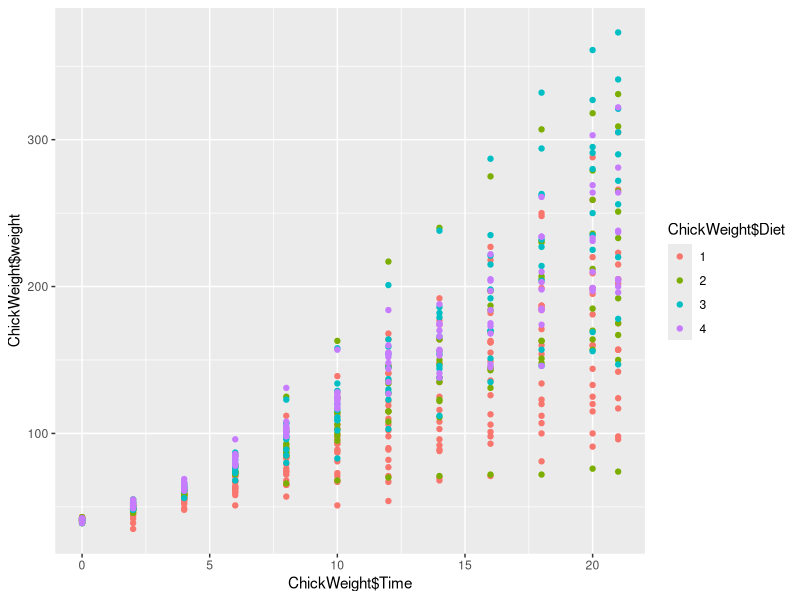

Write the R code that produced this figure.
# wilcoxon_ex.R

# setup ----------

require(dplyr)
require(ggplot2)

data(ChickWeight)
head(ChickWeight)
qplot(x=ChickWeight$Time, y=ChickWeight$weight, colour=ChickWeight$Diet)

# get one animal per row

chick <- reshape(ChickWeight, idvar=c("Chick","Diet"), timevar="Time",
                   direction="wide")

# get rid of rows with any missing data

chick = na.omit(chick)

head(chick)

# ex 1 --------

# Save the weights of the chicks on day 4 from diet 1 as a vector x. 
# Save the weights of the chicks on day 4 from diet 4 as a vector y. 
# Perform a t-test comparing x and y (t.test(x,y))
# Then perform a Wilcoxon test of x and y (wilcox.test(x,y)). 
# A warning will appear that an exact p-value cannot be calculated with ties, so an approximation is used, which is fine for our purposes.

# Perform a t-test of x and y, after adding a single chick of weight 
# 200 grams to x (the diet 1 chicks). What is the p-value from this test?
# (t.test(x,y)$p.value)

# vectors for the different diets
x <- chick %>% filter(Diet == 1) %>% select(weight.4) %>% unlist
y <- chick %>% filter(Diet == 4) %>% select(weight.4) %>% unlist

orig_t <- t.test(x,y)$p.value
orig_w <- wilcox.test(x,y)$p.value

x_mod <- c(x,200)

mod_t <- t.test(x_mod,y)$p.value
mod_w <- wilcox.test(x_mod,y)$p.value

Test <- c("Original", "With Outlier")
t_test <- c(orig_t, mod_t) %>% signif(digits = 4)
wilcoxon <- c(orig_w, mod_w) %>% signif(digits = 4)

results <- rbind(Test, t_test, wilcoxon) 
